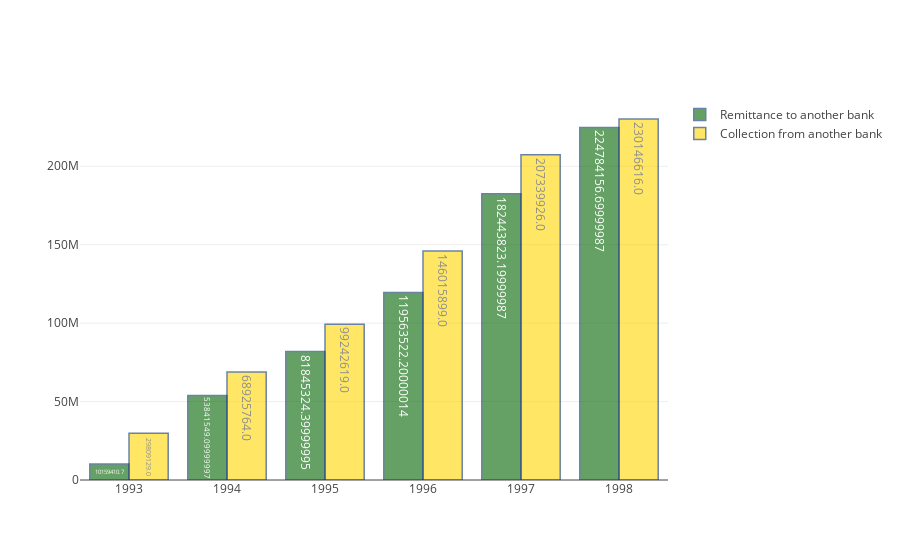

Write notebook code for a chart like this one.
### Code cell
#plotting sum of remittance and collection per years 
x = list (year_transfer_df ['tran_year'].unique()) #years 
y =  list (year_transfer_df [year_transfer_df ['operation'] == 'Remittance to another bank'] ['sum']) 
y2 = list (year_transfer_df [year_transfer_df ['operation'] == 'Collection from another bank'] ['sum']) 

bar2 = go.Bar(
    x=x,
    y=y,
    text=y,
    name = 'Remittance to another bank',
    textposition = 'auto',
    marker=dict(
        color='rgb(0,100,0)',
        line=dict(
            color='rgb(8,48,107)',
            width=1.5),
        ),
    opacity=0.6
)
bar5 = go.Bar(
    x=x,
    y=y2,
    text=y2,
    name = 'Collection from another bank',
    textposition = 'auto',
    marker=dict(
        color='rgb(255,215,0)',
        line=dict(
            color='rgb(8,48,107)',
            width=1.5),
        ),
    opacity=0.6
)
data = [bar2, bar5]
py.iplot(data, filename='grouped-bar-direct-labels')

### Figure 1 — Plotly figure (JSON) as saved in the notebook; plotly's stock layout.template omitted (floating-point values rounded to 4 significant figures)
{"data": [{"marker": {"color": "rgb(0,100,0)", "line": {"color": "rgb(8,48,107)", "width": 1.5}}, "name": "Remittance to another bank", "opacity": 0.6, "text": ["10159410.7", "53841549.09999997", "81845324.39999995", "119563522.20000014", "182443823.19999987", "224784156.69999987"], "textposition": "auto", "type": "bar", "uid": "6055368e-8001-4068-80c8-0b30f009f787", "x": [1993, 1994, 1995, 1996, 1997, 1998], "y": [10160000.0, 53840000.0, 81850000.0, 119600000.0, 182400000.0, 224800000.0]}, {"marker": {"color": "rgb(255,215,0)", "line": {"color": "rgb(8,48,107)", "width": 1.5}}, "name": "Collection from another bank", "opacity": 0.6, "text": ["29809129.0", "68925764.0", "99242619.0", "146015899.0", "207339926.0", "230146616.0"], "textposition": "auto", "type": "bar", "uid": "32947652-97d6-461f-94b2-258961f6f822", "x": [1993, 1994, 1995, 1996, 1997, 1998], "y": [29809129, 68925764, 99242619, 146015899, 207339926, 230146616]}], "layout": {}}
